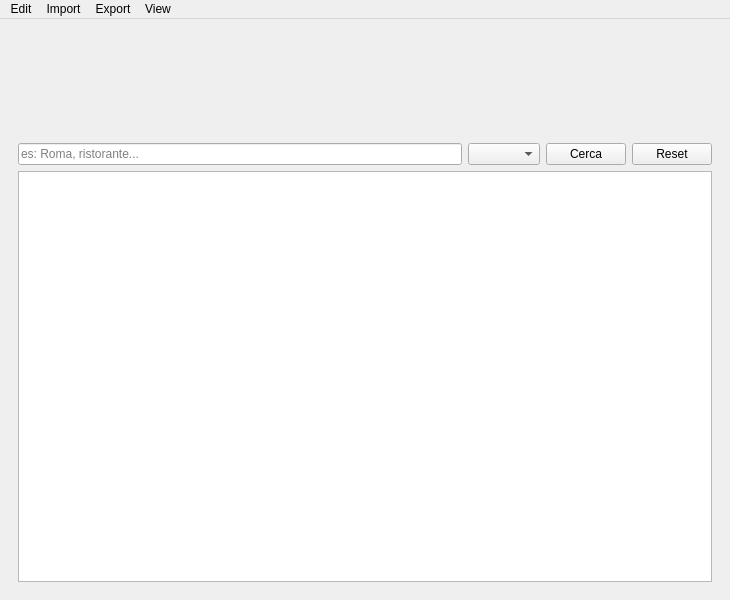
<?xml version="1.0" encoding="UTF-8"?>
<ui version="4.0">
 <class>MainWindow</class>
 <widget class="QMainWindow" name="MainWindow">
  <property name="geometry">
   <rect>
    <x>0</x>
    <y>0</y>
    <width>730</width>
    <height>600</height>
   </rect>
  </property>
  <property name="windowTitle">
   <string>Place details</string>
  </property>
  <property name="styleSheet">
   <string notr="true">
/* Stile generale per la finestra principale */
QMainWindow#MainWindow {
	background-color: #f0f0f0; /* Sfondo grigio chiaro */
	font-family: Segoe UI, Arial, sans-serif; /* Font pi\u00F9 moderno (se disponibile) */
	font-size: 10pt;
}

/* Applica lo stile al widget centrale */
QWidget#centralwidget {
	background-color: #f0f0f0; /* Sfondo grigio chiaro coerente */
}

/* Stile per tutte le etichette */
QLabel {
	color: #333333; /* Testo grigio scuro */
	padding-bottom: 2px; /* Piccola spaziatura sotto */
}

/* Stile per campi di testo, combo box, list widget e table widget */
QLineEdit, QComboBox, QListWidget, QTableWidget {
	background-color: #ffffff; /* Sfondo bianco */
	border: 1px solid #cccccc; /* Bordo grigio chiaro */
	border-radius: 4px; /* Angoli arrotondati */
	padding: 5px; /* Spaziatura interna */
	color: #333333; /* Colore del testo */
}

/* Stile specifico per QComboBox per garantire spazio per la freccia */
QComboBox {
	padding-right: 20px;
}

/* Stile per QTableWidget per un aspetto pi\u00F9 pulito */
QTableWidget {
	selection-background-color: #E53935; /* Rosso primario per la selezione */
	selection-color: white;
	show-grid: true; /* Mostra le linee della griglia */
	gridline-color: #e0e0e0; /* Colore linee griglia */
	/* alternate-background-color: #fafafa; /* Opzionale: colore alternato per le righe */
}

/* Stile per i bottoni (usando la palette rossa accesa) */
QPushButton {
	background-color: #E53935; /* Rosso primario (Material Design Red 600) */
	color: white; /* Testo bianco */
	border: none; /* Nessun bordo */
	padding: 8px 16px; /* Pi\u00F9 padding */
	border-radius: 4px; /* Angoli arrotondati */
	font-weight: bold; /* Grassetto */
	min-width: 70px; /* Larghezza minima */
	margin: 2px; /* Piccolo margine per separare i bottoni */
}

QPushButton:hover {
	background-color: #D32F2F; /* Rosso pi\u00F9 scuro al passaggio (MD Red 700) */
}

QPushButton:pressed {
	background-color: #B71C1C; /* Rosso ancora pi\u00F9 scuro quando premuto (MD Red 900) */
}

/* Stile per l'etichetta dei credits (se necessario, per prevenire interferenze con HTML) */
QLabel#label_2 {
	/* Lo stile delle etichette generiche sopra dovrebbe applicarsi,
	    se l'HTML non lo sovrascrive con uno style="" diretto */
}

/* Stile per gli item selezionabili nella QListWidget (nomi dei luoghi) */
QListWidget::item:selectable {
	color: #2E3138; /* Imposta il colore del testo degli item selezionabili a nero */
}

/* Stile per gli header delle sezioni nella QListWidget (non selezionabili) */
QListWidget::item:!selectable {
	color: #2E3138; /* Usa il rosso primario per gli header */
	font-weight: bold; /* Mantenuto il grassetto */
}

/* Stile per l'item selezionato nella QListWidget */
QListWidget::item:selected {
    background-color: #E53935; /* Sfondo rosso primario per l'elemento selezionato */
    color: white; /* Testo bianco per l'elemento selezionato */
}


/* Stile per la scrollbar verticale all'interno di QListWidget */
QListWidget QScrollBar:vertical {
    border: 1px solid #cccccc;
    background: #f0f0f0; /* Sfondo della barra di scorrimento */
    width: 10px; /* Larghezza della scrollbar */
    margin: 0px 0px 0px 0px;
    border-radius: 5px;
}

QListWidget QScrollBar::handle:vertical {
    background: #E53935; /* Colore del "pulsantino" (handle) */
    min-height: 20px;
    border-radius: 5px;
}

QListWidget QScrollBar::add-line:vertical,
QListWidget QScrollBar::sub-line:vertical {
    border: none; /* Rimuovi le frecce sopra e sotto (opzionale per look moderno) */
    background: none;
    height: 0px;
    subcontrol-position: top;
    subcontrol-origin: margin;
}

QListWidget QScrollBar::add-page:vertical,
QListWidget QScrollBar::sub-page:vertical {
    background: none; /* Rendi il "tracciato" vuoto/trasparente */
}

</string>
  </property>
  <widget class="QWidget" name="centralwidget">
   <property name="sizePolicy">
    <sizepolicy hsizetype="Expanding" vsizetype="Expanding">
     <horstretch>0</horstretch>
     <verstretch>0</verstretch>
    </sizepolicy>
   </property>
   <layout class="QHBoxLayout" name="horizontalLayout">
    <item>
     <widget class="QStackedWidget" name="stackedWidget">
      <property name="sizePolicy">
       <sizepolicy hsizetype="Expanding" vsizetype="Expanding">
        <horstretch>0</horstretch>
        <verstretch>0</verstretch>
       </sizepolicy>
      </property>
      <property name="currentIndex">
       <number>0</number>
      </property>
      <widget class="QWidget" name="mainPage">
       <property name="sizePolicy">
        <sizepolicy hsizetype="Expanding" vsizetype="Expanding">
         <horstretch>0</horstretch>
         <verstretch>0</verstretch>
        </sizepolicy>
       </property>
       <layout class="QVBoxLayout" name="verticalLayout">
        <item>
         <layout class="QHBoxLayout" name="detailsLayout"/>
        </item>
        <item alignment="Qt::AlignHCenter">
         <widget class="QLabel" name="label">
        <!-- Forziamo una dimensione fissa pari alla risoluzione originale del logo -->
        <property name="minimumSize">
            <size>
            <width>200</width>   <!-- sostituisci 200 con la larghezza reale del logo -->
            <height>100</height> <!-- sostituisci 100 con l'altezza reale del logo -->
            </size>
        </property>
        <property name="maximumSize">
            <size>
            <width>200</width>
            <height>100</height>
            </size>
        </property>
        <!-- Impostiamo la policy a Fixed così Qt Creator non lo ridimensiona automaticamente -->
        <property name="sizePolicy">
            <sizepolicy hsizetype="Fixed" vsizetype="Fixed">
            <horstretch>0</horstretch>
            <verstretch>0</verstretch>
            </sizepolicy>
        </property>
        <property name="pixmap">
            <pixmap resource="resources.qrc">:/images/logo.png</pixmap>
        </property>
        <!-- disabilitiamo lo scaling automatico -->
        <property name="scaledContents">
            <bool>true</bool>
        </property>
        <property name="alignment">
            <set>Qt::AlignCenter</set>
        </property>
        </widget>
        </item>
        <item>
         <layout class="QHBoxLayout" name="topSearchLayout">
          <item>
           <widget class="QLineEdit" name="lineEditSearch">
            <property name="placeholderText">
             <string>es: Roma, ristorante...</string>
            </property>
           </widget>
          </item>
          <item>
           <widget class="QComboBox" name="comboBoxCity"/>
          </item>
          <item>
           <widget class="QPushButton" name="pushButtonSearch">
            <property name="text">
             <string>Cerca</string>
            </property>
           </widget>
          </item>
          <item>
           <widget class="QPushButton" name="pushButtonReset">
            <property name="text">
             <string>Reset</string>
            </property>
           </widget>
          </item>
         </layout>
        </item>
        <item>
         <widget class="QListWidget" name="listWidgetResults">
          <property name="autoFillBackground">
           <bool>false</bool>
          </property>
         </widget>
        </item>
       </layout>
      </widget>
      <widget class="QWidget" name="statisticsPage">
       <layout class="QVBoxLayout" name="verticalLayout_3">
        <item>
         <widget class="QTableWidget" name="tableStatistics">
          <row>
           <property name="text">
            <string>New Row</string>
           </property>
          </row>
          <row>
           <property name="text">
            <string>New Row</string>
           </property>
          </row>
          <row>
           <property name="text">
            <string>New Row</string>
           </property>
          </row>
          <column>
           <property name="text">
            <string>New Column</string>
           </property>
          </column>
          <column>
           <property name="text">
            <string>New Column</string>
           </property>
          </column>
         </widget>
        </item>
        <item>
         <widget class="QListWidget" name="listCities"/>
        </item>
       </layout>
      </widget>
      <widget class="QWidget" name="creditsPage">
       <property name="sizePolicy">
        <sizepolicy hsizetype="Expanding" vsizetype="Expanding">
         <horstretch>0</horstretch>
         <verstretch>0</verstretch>
        </sizepolicy>
       </property>
       <layout class="QVBoxLayout" name="verticalLayout_2">
        <item alignment="Qt::AlignHCenter|Qt::AlignVCenter">
         <widget class="QLabel" name="label_2">
          <property name="sizePolicy">
           <sizepolicy hsizetype="Expanding" vsizetype="Expanding">
            <horstretch>0</horstretch>
            <verstretch>0</verstretch>
           </sizepolicy>
          </property>
          <property name="text">
           <string>&lt;html&gt;&lt;head/&gt;&lt;body&gt;&lt;p align=&quot;center&quot;&gt;&lt;span style=&quot; font-size:24pt;&quot;&gt;CapitalFocus &amp;#174;&lt;/span&gt;&lt;/p&gt;&lt;p align=&quot;center&quot;&gt;&lt;span style=&quot; font-size:18pt;&quot;&gt;Davide Biasuzzi [2111000]&lt;/span&gt;&lt;/p&gt;&lt;p align=&quot;center&quot;&gt;&lt;span style=&quot; font-size:18pt;&quot;&gt;Alberto Reginato [2110450]&lt;/span&gt;&lt;/p&gt;&lt;p align=&quot;center&quot;&gt;&lt;span style=&quot; font-size:14pt; font-style:italic;&quot;&gt;May 2025&lt;/span&gt;&lt;/p&gt;&lt;p align=&quot;center&gt;V1.0 Candidate Release&lt;br/&gt;&lt;/p&gt;&lt;/body&gt;&lt;/html&gt;</string>
          </property>
          <property name="textFormat">
           <enum>Qt::RichText</enum>
          </property>
          <property name="alignment">
           <set>Qt::AlignCenter</set>
          </property>
          <property name="wordWrap">
           <bool>false</bool>
          </property>
         </widget>
        </item>
        <item alignment="Qt::AlignHCenter|Qt::AlignVCenter">
         <widget class="QPushButton" name="pushButtonBacktoMain">
          <property name="maximumSize">
           <size>
            <width>200</width>
            <height>16777215</height>
           </size>
          </property>
          <property name="text">
           <string>Back</string>
          </property>
         </widget>
        </item>
       </layout>
      </widget>
     </widget>
    </item>
   </layout>
  </widget>
  <widget class="QMenuBar" name="menuBar">
   <property name="geometry">
    <rect>
     <x>0</x>
     <y>0</y>
     <width>730</width>
     <height>24</height>
    </rect>
   </property>
   <widget class="QMenu" name="menuImport">
    <property name="title">
     <string>Import</string>
    </property>
    <addaction name="actionAuto_Import"/>
   </widget>
   <widget class="QMenu" name="menuExport">
    <property name="title">
     <string>Export</string>
    </property>
    <addaction name="actionXML"/>
    <addaction name="actionJSON"/>
   </widget>
   <widget class="QMenu" name="menuEdit">
    <property name="title">
     <string>Edit</string>
    </property>
    <addaction name="actionEdit"/>
    <addaction name="actionDelete"/>
    <addaction name="actionNew"/>
   </widget>
   <widget class="QMenu" name="menuView">
    <property name="title">
     <string>View</string>
    </property>
    <addaction name="actionSettings"/>
    <addaction name="actionStatistics"/>
    <addaction name="actionCredits"/>
   </widget>
   <addaction name="menuEdit"/>
   <addaction name="menuImport"/>
   <addaction name="menuExport"/>
   <addaction name="menuView"/>
  </widget>
  <action name="actionSettings">
   <property name="text">
    <string>Settings</string>
   </property>
  </action>
  <action name="actionStatistics">
   <property name="text">
    <string>Stats</string>
   </property>
  </action>
  <action name="actionCredits">
   <property name="text">
    <string>Credits</string>
   </property>
  </action>
  <action name="actionXML">
   <property name="text">
    <string>XML</string>
   </property>
  </action>
  <action name="actionJSON">
   <property name="text">
    <string>JSON</string>
   </property>
  </action>
  <action name="actionEdit">
   <property name="text">
    <string>Edit this Place</string>
   </property>
  </action>
  <action name="actionDelete">
   <property name="text">
    <string>Delete this Place</string>
   </property>
  </action>
  <action name="actionNew">
   <property name="text">
    <string>New Place</string>
   </property>
  </action>
  <action name="actionAuto_Import">
   <property name="text">
    <string>Import XML or JSON file</string>
   </property>
  </action>
 </widget>
 <resources>
  <include location="resources.qrc"/>
 </resources>
 <connections/>
 <slots>
  <slot>findPlaces()</slot>
 </slots>
</ui>
